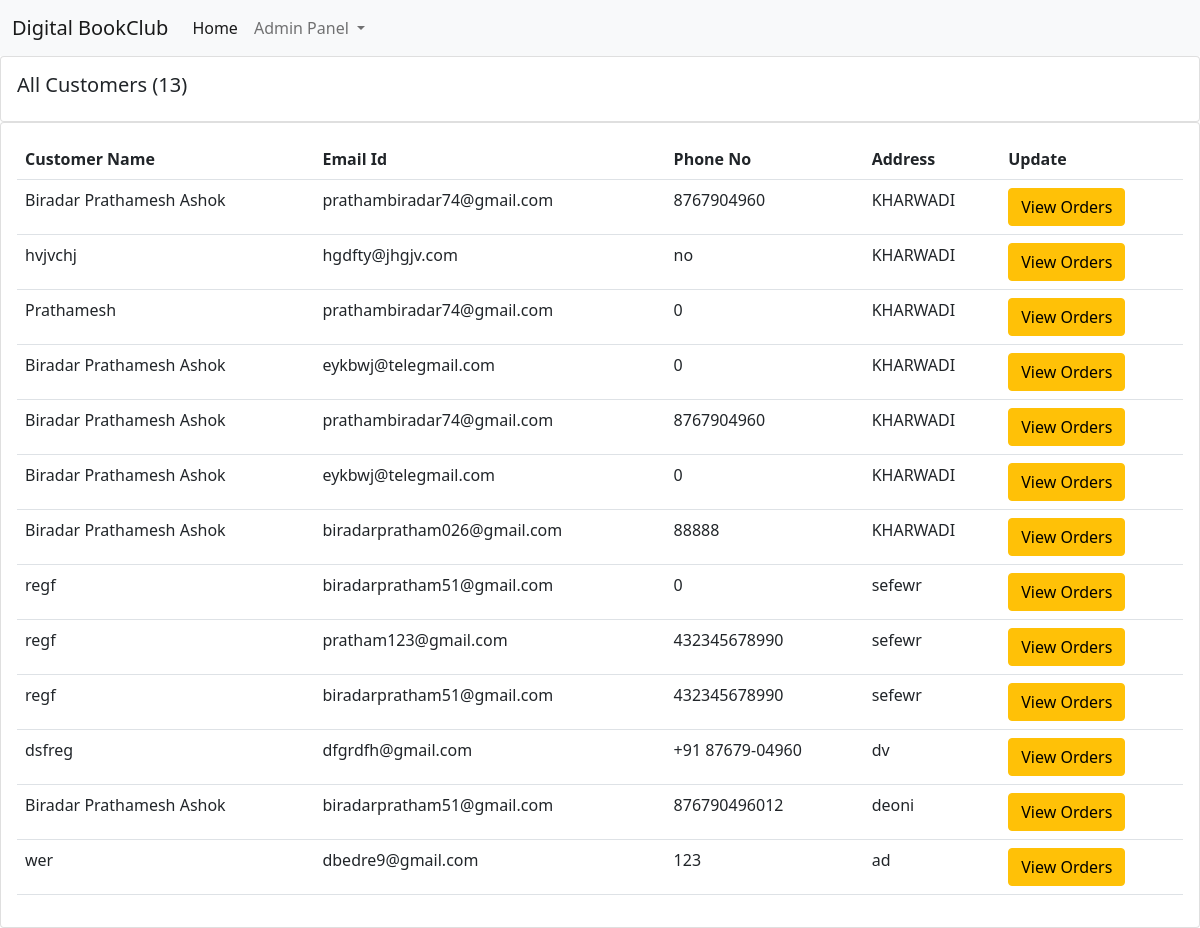
The page /customers_list/ on the database its author committed.
### books/models.py (models this page shows, shortened)
class Order(models.Model):
    user = models.ForeignKey(User, on_delete=models.CASCADE, default=1)
    items_json = models.CharField(max_length=5000, blank=True)
    price = models.IntegerField(default=0)
    name = models.CharField(max_length=100, blank=True)
    email = models.CharField(max_length=100, blank=True)
    address = models.CharField(max_length=100, default="")
    phone = models.CharField(max_length=100, blank=True)
    date = models.DateTimeField(auto_now_add=True)

### books/views.py (the view)
# urls.py: path("customers_list/", views.customers_list, name="customers_list"),
def customers_list(request):
    customers = Order.objects.all()
    customer_count = customers.count()
    return render(request, "customers_list.html", {'customers':customers, 'customer_count':customer_count})

### books/templates/customers_list.html (shortened to what this page needs)
{% extends 'admin_navbar.html' %}
{% block body %}
      <div class="row">
        <div class="col-md">
          <div class="card card-body">
            <h5>All Customers ({{customer_count}})</h5>
          </div>
          <div class="card card-body">
            <table class="table">
              <tr>
                <th>Customer Name</th>
                <th>Email Id</th>
                <th>Phone No</th>
                <th>Address</th>
                <th>Update</th>
              </tr>
              {% for customer in customers %}
                <tr>
                  <td>{{customer.name}}</td>
                  <td>{{customer.email}}</td>
                  <td>{{customer.phone}}</td>
                  <td>{{customer.address}}</td>
                  <td><a href="/customers_list/orders_{{customer.id}}/" class="btn btn-warning">View Orders</a></td>
                </tr>
              {% endfor %}
            </table>
          </div>
        </div>
      </div>
      {% endblock %}

### books/templates/admin_navbar.html (shortened to what this page needs)
<!doctype html>
<html lang="en">
  <head>
    <link href="https://cdn.jsdelivr.net/npm/bootstrap@5.0.2/dist/css/bootstrap.min.css" rel="stylesheet">
  </head>
  <body>
    <nav class="navbar navbar-expand-lg navbar-light bg-light">
        <div class="container-fluid">
          <a class="navbar-brand" href="/"> Digital BookClub</a>
          <div class="collapse navbar-collapse" id="navbarSupportedContent">
            <ul class="navbar-nav me-auto mb-2 mb-lg-0">
              <li class="nav-item">
                <a class="nav-link active" aria-current="page" href="/">Home</a>
              </li>
              <li class="nav-item dropdown">
                <a class="nav-link dropdown-toggle" href="#" id="navbarDropdown" role="button" data-bs-toggle="dropdown" aria-expanded="false">
                  Admin Panel
                </a>
              </li>
            </ul>
          </div>
        </div>
      </nav>
      {% block body %}
      {% endblock %}
    </body>
    </html>

### rows shown on the page
Order: name "Biradar Prathamesh Ashok", email "prathambiradar74@gmail.com", phone "8767904960", address "KHARWADI"
Order: name "hvjvchj", email "hgdfty@jhgjv.com", phone "no", address "KHARWADI"
Order: name "Prathamesh", email "prathambiradar74@gmail.com", phone "0", address "KHARWADI"
Order: name "Biradar Prathamesh Ashok", email "eykbwj@telegmail.com", phone "0", address "KHARWADI"
Order: name "Biradar Prathamesh Ashok", email "prathambiradar74@gmail.com", phone "8767904960", address "KHARWADI"
Order: name "Biradar Prathamesh Ashok", email "eykbwj@telegmail.com", phone "0", address "KHARWADI"
Order: name "Biradar Prathamesh Ashok", email "biradarpratham026@gmail.com", phone "88888", address "KHARWADI"
Order: name "regf", email "biradarpratham51@gmail.com", phone "0", address "sefewr"
Order: name "regf", email "pratham123@gmail.com", phone "432345678990", address "sefewr"
Order: name "regf", email "biradarpratham51@gmail.com", phone "432345678990", address "sefewr"
Order: name "dsfreg", email "dfgrdfh@gmail.com", phone "+91 87679-04960", address "dv"
Order: name "Biradar Prathamesh Ashok", email "biradarpratham51@gmail.com", phone "876790496012", address "deoni"
Order: name "wer", email "dbedre9@gmail.com", phone "123", address "ad"

### other values the page prints
{{ customer_count }} "13"
